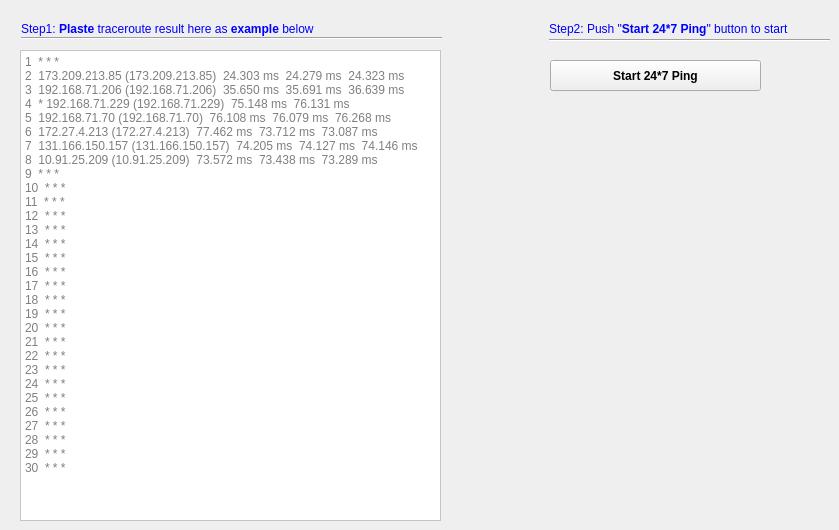
    <widget class="QWidget" name="tab">
     <attribute name="title">
      <string>24*7 Ping</string>
     </attribute>
     <widget class="QLabel" name="label_32">
      <property name="geometry">
       <rect>
        <x>21</x>
        <y>21</y>
        <width>391</width>
        <height>16</height>
       </rect>
      </property>
      <property name="font">
       <font>
        <family>Arial</family>
        <pointsize>9</pointsize>
        <italic>true</italic>
        <kerning>true</kerning>
       </font>
      </property>
      <property name="autoFillBackground">
       <bool>false</bool>
      </property>
      <property name="text">
       <string>&lt;!DOCTYPE HTML PUBLIC &quot;-//W3C//DTD HTML 4.0//EN&quot; &quot;http://www.w3.org/TR/REC-html40/strict.dtd&quot;&gt;
&lt;html&gt;&lt;head&gt;&lt;meta name=&quot;qrichtext&quot; content=&quot;1&quot; /&gt;&lt;style type=&quot;text/css&quot;&gt;
p, li { white-space: pre-wrap; }
&lt;/style&gt;&lt;/head&gt;&lt;body style=&quot; font-family:'Arial'; font-size:9pt; font-weight:400; font-style:italic;&quot;&gt;
&lt;p style=&quot; margin-top:0px; margin-bottom:0px; margin-left:0px; margin-right:0px; -qt-block-indent:0; text-indent:0px;&quot;&gt;&lt;span style=&quot; font-style:normal; color:#0000ff;&quot;&gt;Step1: &lt;/span&gt;&lt;span style=&quot; font-weight:600; font-style:normal; color:#0000ff;&quot;&gt;Plaste&lt;/span&gt;&lt;span style=&quot; font-style:normal; color:#0000ff;&quot;&gt; traceroute result here as&lt;/span&gt;&lt;span style=&quot; font-weight:600; font-style:normal; color:#0000ff;&quot;&gt; example &lt;/span&gt;&lt;span style=&quot; font-style:normal; color:#0000ff;&quot;&gt;below &lt;/span&gt;&lt;/p&gt;&lt;/body&gt;&lt;/html&gt;</string>
      </property>
      <property name="textFormat">
       <enum>Qt::AutoText</enum>
      </property>
     </widget>
     <widget class="Line" name="line_5">
      <property name="geometry">
       <rect>
        <x>21</x>
        <y>30</y>
        <width>421</width>
        <height>16</height>
       </rect>
      </property>
      <property name="orientation">
       <enum>Qt::Horizontal</enum>
      </property>
     </widget>
     <widget class="QTextEdit" name="textEdit_traceroute_result">
      <property name="geometry">
       <rect>
        <x>20</x>
        <y>50</y>
        <width>421</width>
        <height>471</height>
       </rect>
      </property>
      <property name="palette">
       <palette>
        <active>
         <colorrole role="Base">
          <brush brushstyle="SolidPattern">
           <color alpha="255">
            <red>255</red>
            <green>255</green>
            <blue>255</blue>
           </color>
          </brush>
         </colorrole>
         <colorrole role="Window">
          <brush brushstyle="SolidPattern">
           <color alpha="255">
            <red>255</red>
            <green>255</green>
            <blue>255</blue>
           </color>
          </brush>
         </colorrole>
        </active>
        <inactive>
         <colorrole role="Base">
          <brush brushstyle="SolidPattern">
           <color alpha="255">
            <red>255</red>
            <green>255</green>
            <blue>255</blue>
           </color>
          </brush>
         </colorrole>
         <colorrole role="Window">
          <brush brushstyle="SolidPattern">
           <color alpha="255">
            <red>255</red>
            <green>255</green>
            <blue>255</blue>
           </color>
          </brush>
         </colorrole>
        </inactive>
        <disabled>
         <colorrole role="Base">
          <brush brushstyle="SolidPattern">
           <color alpha="255">
            <red>255</red>
            <green>255</green>
            <blue>255</blue>
           </color>
          </brush>
         </colorrole>
         <colorrole role="Window">
          <brush brushstyle="SolidPattern">
           <color alpha="255">
            <red>255</red>
            <green>255</green>
            <blue>255</blue>
           </color>
          </brush>
         </colorrole>
        </disabled>
       </palette>
      </property>
      <property name="autoFillBackground">
       <bool>true</bool>
      </property>
      <property name="html">
       <string>&lt;!DOCTYPE HTML PUBLIC &quot;-//W3C//DTD HTML 4.0//EN&quot; &quot;http://www.w3.org/TR/REC-html40/strict.dtd&quot;&gt;
&lt;html&gt;&lt;head&gt;&lt;meta name=&quot;qrichtext&quot; content=&quot;1&quot; /&gt;&lt;style type=&quot;text/css&quot;&gt;
p, li { white-space: pre-wrap; }
&lt;/style&gt;&lt;/head&gt;&lt;body style=&quot; font-family:'MS Shell Dlg 2'; font-size:8.25pt; font-weight:400; font-style:normal;&quot;&gt;
&lt;p style=&quot;-qt-paragraph-type:empty; margin-top:0px; margin-bottom:0px; margin-left:0px; margin-right:0px; -qt-block-indent:0; text-indent:0px;&quot;&gt;&lt;br /&gt;&lt;/p&gt;&lt;/body&gt;&lt;/html&gt;</string>
      </property>
      <property name="placeholderText">
       <string>1  * * *                                                                                                                            2  173.209.213.85 (173.209.213.85)  24.303 ms  24.279 ms  24.323 ms                                3  192.168.71.206 (192.168.71.206)  35.650 ms  35.691 ms  36.639 ms                      4  * 192.168.71.229 (192.168.71.229)  75.148 ms  76.131 ms                                    5  192.168.71.70 (192.168.71.70)  76.108 ms  76.079 ms  76.268 ms                        6  172.27.4.213 (172.27.4.213)  77.462 ms  73.712 ms  73.087 ms                            7  131.166.150.157 (131.166.150.157)  74.205 ms  74.127 ms  74.146 ms                8  10.91.25.209 (10.91.25.209)  73.572 ms  73.438 ms  73.289 ms                            9  * * *                                                                                                                          10  * * *                                                                                                                        11  * * *                                                                                                                        12  * * *                                                                                                                         13  * * *                                                                                                                        14  * * *                                                                                                                        15  * * *                                                                                                                         16  * * *                                                                                                                         17  * * *                                                                                                                         18  * * *                                                                                                                         19  * * *                                                                                                                         20  * * *                                                                                                                         21  * * *                                                                                                                         22  * * *                                                                                                                         23  * * *                                                                                                                         24  * * *                                                                                                                         25  * * *                                                                                                                         26  * * *                                                                                                                         27  * * *                                                                                                                         28  * * *                                                                                                                         29  * * *                                                                                                                         30  * * *</string>
      </property>
     </widget>
     <widget class="QPushButton" name="pushButton_start_long_ping">
      <property name="geometry">
       <rect>
        <x>550</x>
        <y>60</y>
        <width>211</width>
        <height>31</height>
       </rect>
      </property>
      <property name="font">
       <font>
        <pointsize>9</pointsize>
        <weight>75</weight>
        <bold>true</bold>
       </font>
      </property>
      <property name="autoFillBackground">
       <bool>false</bool>
      </property>
      <property name="text">
       <string>Start 24*7 Ping</string>
      </property>
      <property name="default">
       <bool>false</bool>
      </property>
     </widget>
     <widget class="QLabel" name="label_33">
      <property name="geometry">
       <rect>
        <x>549</x>
        <y>21</y>
        <width>251</width>
        <height>16</height>
       </rect>
      </property>
      <property name="font">
       <font>
        <family>Arial</family>
        <pointsize>9</pointsize>
        <italic>true</italic>
        <kerning>true</kerning>
       </font>
      </property>
      <property name="autoFillBackground">
       <bool>false</bool>
      </property>
      <property name="text">
       <string>&lt;!DOCTYPE HTML PUBLIC &quot;-//W3C//DTD HTML 4.0//EN&quot; &quot;http://www.w3.org/TR/REC-html40/strict.dtd&quot;&gt;
&lt;html&gt;&lt;head&gt;&lt;meta name=&quot;qrichtext&quot; content=&quot;1&quot; /&gt;&lt;style type=&quot;text/css&quot;&gt;
p, li { white-space: pre-wrap; }
&lt;/style&gt;&lt;/head&gt;&lt;body style=&quot; font-family:'Arial'; font-size:9pt; font-weight:400; font-style:italic;&quot;&gt;
&lt;p style=&quot; margin-top:0px; margin-bottom:0px; margin-left:0px; margin-right:0px; -qt-block-indent:0; text-indent:0px;&quot;&gt;&lt;span style=&quot; font-style:normal; color:#0000ff;&quot;&gt;Step2: Push &amp;quot;&lt;/span&gt;&lt;span style=&quot; font-weight:600; font-style:normal; color:#0000ff;&quot;&gt;Start 24*7 Ping&lt;/span&gt;&lt;span style=&quot; font-style:normal; color:#0000ff;&quot;&gt;&amp;quot; button to start&lt;/span&gt;&lt;/p&gt;&lt;/body&gt;&lt;/html&gt;</string>
      </property>
      <property name="textFormat">
       <enum>Qt::AutoText</enum>
      </property>
     </widget>
     <widget class="Line" name="line_9">
      <property name="geometry">
       <rect>
        <x>549</x>
        <y>30</y>
        <width>281</width>
        <height>20</height>
       </rect>
      </property>
      <property name="orientation">
       <enum>Qt::Horizontal</enum>
      </property>
     </widget>
    </widget>
